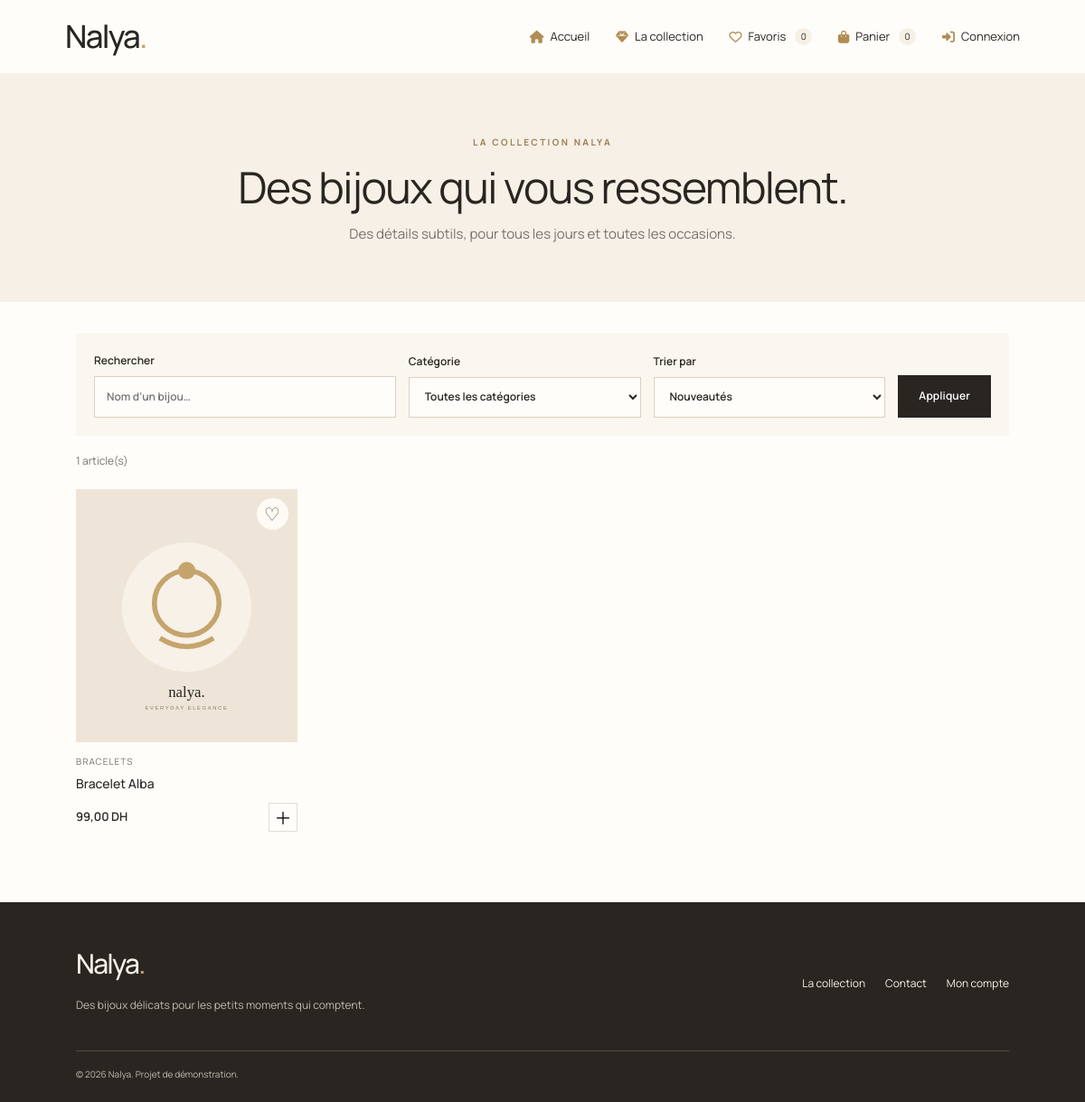
Screenshot of /products.php?category=Bracelets with the database file from the repository.
### tables this page shows
CREATE TABLE products (
  id INT UNSIGNED AUTO_INCREMENT PRIMARY KEY,
  category_id INT UNSIGNED NOT NULL,
  name VARCHAR(160) NOT NULL,
  description TEXT NULL,
  price DECIMAL(10,2) NOT NULL DEFAULT 0.00,
  stock INT UNSIGNED NOT NULL DEFAULT 0,
  image VARCHAR(255) NULL,
  is_active TINYINT(1) NOT NULL DEFAULT 1,
  created_at TIMESTAMP NOT NULL DEFAULT CURRENT_TIMESTAMP,
  updated_at TIMESTAMP NOT NULL DEFAULT CURRENT_TIMESTAMP ON UPDATE CURRENT_TIMESTAMP,
  CONSTRAINT fk_products_category FOREIGN KEY(category_id) REFERENCES categories(id) ON UPDATE CASCADE ON DELETE RESTRICT,
  INDEX idx_products_active (is_active),
  INDEX idx_products_name (name)
);

CREATE TABLE categories (
  id INT UNSIGNED AUTO_INCREMENT PRIMARY KEY,
  name VARCHAR(100) NOT NULL UNIQUE,
  created_at TIMESTAMP NOT NULL DEFAULT CURRENT_TIMESTAMP
);

### includes/functions.php (called while the page is built, shortened)
<?php
function e(mixed $value): string {
    return htmlspecialchars((string)$value, ENT_QUOTES, 'UTF-8');
}
function money(mixed $amount): string {
    return number_format((float)$amount, 2, ',', ' ') . ' DH';
}
function image_url(?string $path): string {
    return $path;
}

### products.php (the view, shortened to what this page needs)
<?php
require __DIR__ . '/config/database.php';
require __DIR__ . '/includes/functions.php';
$categoryName = trim($_GET['category'] ?? '');
$categoryId = filter_input(INPUT_GET, 'category_id', FILTER_VALIDATE_INT);
$search = trim($_GET['q'] ?? '');
$sql = "SELECT p.*, c.name AS category_name FROM products p LEFT JOIN categories c ON c.id=p.category_id WHERE p.is_active=1";
$params = [];
if ($categoryId) { $sql .= " AND p.category_id=?"; $params[] = $categoryId; }
elseif ($categoryName !== '') { $sql .= " AND c.name=?"; $params[] = $categoryName; }
$sort = $_GET['sort'] ?? 'recent';
$sql .= match ($sort) { 'price_asc' => " ORDER BY p.price ASC", 'price_desc' => " ORDER BY p.price DESC", 'name' => " ORDER BY p.name ASC", default => " ORDER BY p.created_at DESC" };
$stmt = $pdo->prepare($sql); $stmt->execute($params); $products = $stmt->fetchAll();
require __DIR__ . '/includes/header.php';
?>
<section class="page-banner"><p class="eyebrow">LA COLLECTION NALYA</p><h1>Des bijoux qui vous ressemblent.</h1><p>Des détails subtils, pour tous les jours et toutes les occasions.</p></section>
<section class="section catalog-section">
  <form class="filters" method="get">
    <label>Rechercher<input type="search" name="q" value="<?= e($search) ?>" placeholder="Nom d’un bijou…"></label>
    <label>Catégorie<select name="category_id"><option value="">Toutes les catégories</option></select></label>
    <label>Trier par<select name="sort"><option value="recent" <?= $sort==='recent'?'selected':'' ?>>Nouveautés</option></select></label>
    <button class="btn btn-dark" type="submit">Appliquer</button>
  </form>
  <p class="result-count"><?= count($products) ?> article(s)</p>
  <?php if ($products): ?><div class="product-grid">
    <?php foreach ($products as $product): ?><article class="product-card">
      <button class="favorite-button" data-favorite="<?= (int)$product['id'] ?>" aria-label="Ajouter aux favoris">♡</button>
      <a class="product-photo" href="product-details.php?id=<?= (int)$product['id'] ?>"><img src="<?= e(image_url($product['image'])) ?>" alt="<?= e($product['name']) ?>"></a>
      <p class="product-category"><?= e($product['category_name'] ?? 'Collection Nalya') ?></p><h3><a href="product-details.php?id=<?= (int)$product['id'] ?>"><?= e($product['name']) ?></a></h3>
      <div class="product-card-bottom"><strong><?= money($product['price']) ?></strong><button class="add-mini" data-add-cart="<?= (int)$product['id'] ?>" data-name="<?= e($product['name']) ?>" data-price="<?= e($product['price']) ?>" data-stock="<?= (int)$product['stock'] ?>" data-image="<?= e(image_url($product['image'])) ?>">＋</button></div>
    </article><?php endforeach; ?>
  </div><?php else: ?><div class="empty-state"><h2>Aucun bijou trouvé</h2><p>Essayez une autre recherche ou catégorie.</p><a class="btn btn-outline" href="products.php">Réinitialiser les filtres</a></div><?php endif; ?>
</section>
<?php require __DIR__ . '/includes/footer.php'; ?>

### assets/css/style.css (style rules this page uses)
:root { --ivory: #f6f0e7; --gold: #c5a46d; --charcoal: #292622; --white: #ffffff; --beige: #eee5d8; --muted: #77716a; --border: #e5ddd1; --line: #e5ddd1; --success: #38573e; --danger: #a33a32; --shadow: 0 12px 35px rgba(41, 38, 34, 0.08); }
* { box-sizing:border-box }
html { scroll-behavior:smooth }
body { margin:0;background:#fffdf9;color:var(--charcoal);font-family:'Manrope',Arial,sans-serif;font-size:15px;line-height:1.65 }
a { color:inherit;text-decoration:none }
button,input,select,textarea { font:inherit }
button { cursor:pointer }
img { max-width:100%;display:block }
.eyebrow { font-size:10px;letter-spacing:2.4px;font-weight:700;color:#9b8054;margin:0 0 14px }
.hero h1,.page-banner h1,.detail-copy h1,.auth-card h1,.confirmation h1 { font-family:'Manrope',Georgia,serif;font-weight:400;font-size:clamp(42px,5vw,67px);line-height:1.12;letter-spacing:-1.5px;margin:0 0 22px }
.btn { display:inline-flex;justify-content:center;align-items:center;gap:20px;min-height:47px;padding:12px 22px;border:1px solid transparent;font-size:12px;font-weight:600;letter-spacing:.15px;transition:transform .2s,background .2s,border .2s }
.btn-dark { background:var(--charcoal);color:white }
.section { padding:78px clamp(20px,7vw,100px) }
.product-grid { display:grid;grid-template-columns:repeat(4,minmax(0,1fr));gap:24px 18px }
.product-card { position:relative;min-width:0 }
.product-photo { display:block;height:280px;background:var(--ivory);overflow:hidden;margin-bottom:13px }
.product-photo img { width:100%;height:100%;object-fit:cover;transition:transform .45s }
.favorite-button { position:absolute;right:10px;top:10px;width:35px;height:35px;border:0;border-radius:50%;background:rgba(255,253,249,.92);font-size:20px;z-index:2;color:#65584a }
.product-category { font-size:10px;letter-spacing:1px;text-transform:uppercase;color:var(--muted);margin:0 0 4px }
.product-card h3 { font-size:14px;font-weight:500;margin:0 0 10px }
.product-card-bottom { display:flex;justify-content:space-between;align-items:center;font-size:13px }
.product-card-bottom strong { font-weight:600 }
.add-mini { width:32px;height:32px;border:1px solid var(--line);background:transparent;font-size:19px;transition:all .2s }
.page-banner { text-align:center;background:var(--ivory);padding:67px 20px 62px }
.page-banner h1 { font-size:clamp(36px,4vw,52px);margin-bottom:14px }
.page-banner>p:last-child { color:var(--muted);margin:0 }
.catalog-section { padding-top:35px }
.filters { display:grid;grid-template-columns:1.3fr 1fr 1fr auto;align-items:end;gap:14px;padding:20px;background:#faf6f0;margin-bottom:18px }
.filters label,.form-stack label,.quantity-label { display:flex;flex-direction:column;gap:7px;font-size:12px;font-weight:600 }
.filters input,.filters select,.form-stack input,.form-stack textarea,.form-stack select,.quantity-label input,.inline-form input,.status-form select { width:100%;border:1px solid #ddd1c1;background:#fffdf9;padding:12px 13px;min-height:44px;border-radius:0;color:var(--charcoal);outline:none }
.result-count { font-size:12px;color:var(--muted);margin:15px 0 22px }
html, body, button, input, select, textarea { font-family: 'Manrope', Arial, sans-serif; }

### rows the page displays
products: image (placeholder picture), category.name "BRACELETS", name "Bracelet Alba", price "99,00 DH"

### other values shown
count($products) "1"
